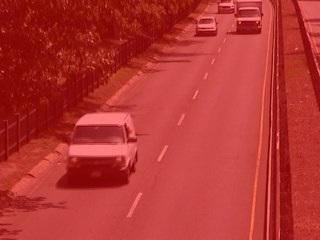
#> input picture zaw_avs_materials/lab02_cfd/highway/ROI.jpg, 320 x 240 px, given in place of in000139.jpg, which was not available; the run also reads 1 picture not shown here
$ python Exercise_2.py
#> lines starting #> are read from the running program, lines starting #| are printed output that depends on the picture; pictures that were not available may be replaced by others from this repository, and a replacement may not be noted
import numpy as np
from pathlib import Path
import cv2


#import files path
parent_dir = Path(__file__).resolve().parent.parent
parent_dir = parent_dir / "zaw_avs_materials" / "lab02_cfd" / "pedestrian"
images_dir = parent_dir / "input"
groundtruth_dir = parent_dir / "groundtruth"

class ObjectDetection:
    def __init__(self, color="red"):
#> called with color = 'red'
            self.img = self.read_frame(200)
#> in read_frame, `I = cv2.cvtColor(I, cv2.COLOR_BGR2GRAY).astype(np.float64)`: I: shape (240, 320) float64; every value is 255

            self.XX, self.YY = self.img.shape #image size
#> self.XX = 240; self.YY = 320
            self.N =  60 # buffer size

            #buffer
            self.background_model_mean = np.zeros ((self.XX, self.YY), np.uint8 )
            self.previous_background_model_mean = np.zeros ((self.XX, self.YY), np.uint8 )

            self.background_model_median = np.zeros ((self.XX, self.YY), np.float64 )
            self.previous_background_model_median = np.zeros ((self.XX, self.YY), np.float64 )
            self.a = 0.005 #weight parameter

            self.TP =0
            self.TN = 0
            self.FP = 0
            self.FN = 0


    def read_frame(self, i):
        image_path = images_dir / f'in{i:06d}.jpg'
        I = cv2.imread(image_path)
        I = cv2.cvtColor(I, cv2.COLOR_BGR2GRAY).astype(np.float64)

        return I


    def read_groundtruth(self, i):
        image_path = groundtruth_dir / f'gt{i:06d}.png'
        I = cv2.imread(image_path)
        I = cv2.cvtColor(I, cv2.COLOR_BGR2GRAY).astype(np.uint8)
        return I


    #Copy pixels from source to target where mask is white (255)
    def delet_object_pixels(self, previos_img, current_img, binary_mask):
        result = np.where(binary_mask == 0, previos_img, current_img)

        return result


    def update_background_model_mean(self, current_img, binary_mask):
        self.background_model_mean = self.delet_object_pixels(self.previous_background_model_mean, self.background_model_mean, binary_mask)
        self.background_model_mean = self.a* current_img + (1- self.a)* self.previous_background_model_mean
        self.previous_background_model_mean = self.background_model_mean

    def update_background_model_median(self, current_img):
        temp_bgm = self.background_model_median
        self.background_model_median += np.where(np.uint8(self.previous_background_model_median) > np.uint8(current_img), 1, 0)
        self.background_model_median -= np.where(np.uint8(self.previous_background_model_median) < np.uint8(current_img), 1, 0)
        self.previous_background_model_median = temp_bgm


    def calculate_indicators(self, groundtruth_img, detected_img, TP, TN, FP, FN):
        TP_M = np.logical_and((detected_img == 255), (groundtruth_img == 255)) # logical product of the matrix elements
        TP_S = np.sum(TP_M) # sum of the elements in the matrix
        TP = TP + TP_S # update of the global indicator

        TN_M = np.logical_and((detected_img == 0), (groundtruth_img == 0)) # logical product of the matrix elements
        TN_S = np.sum(TN_M) # sum of the elements in the matrix
        TN = TN + TN_S # update of the global indicator

        FP_M = np.logical_and((detected_img == 255), (groundtruth_img == 0)) # a pixel belonging to the background is detected as a pixel belonging to a foreground object
        FP_S = np.sum(FP_M) # sum of the elements in the matrix
        FP = FP + FP_S # update of the global indicator

        FN_M = np.logical_and((detected_img == 0), (groundtruth_img == 255)) # a pixel belonging to an object is detected as a pixel belonging to the background.
        FN_S = np.sum(FN_M) # sum of the elements in the matrix
        FN = FN + FN_S # update of the global indicator

        return TP, TN, FP, FN


    def morphologic_functions(self, binary_image):
        binary_image = cv2.medianBlur(binary_image, ksize=5)
        kernel = np.ones((2,2), np.uint8)
        dilated = cv2.dilate(binary_image, kernel, iterations=5)
        eroded = cv2.erode(dilated, kernel, iterations=1)

        return eroded


    def alghoritm(self):
        self.previous_background_model_mean = np.uint8(self.read_frame(139))
#> call 2 of read_frame, with i = 139
#> in read_frame, I is the input picture: shape (240, 320, 3); mean B, G, R 49.3, 52.5, 181.7
#> in read_frame (call 2), `I = cv2.cvtColor(I, cv2.COLOR_BGR2GRAY).astype(np.float64)`:
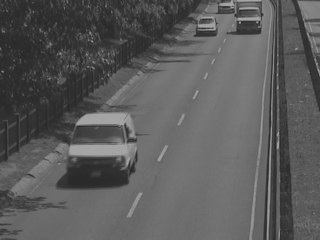
#> I: shape (240, 320) float64; min 37, max 168, mean 90.8

        # [6 lines of commented-out code are left out]
        TP =0
        TN = 0
        FP = 0
        FN = 0


        binary_image_original = np.zeros ((self.XX, self.YY), np.uint8 )


        for i in range(140, 1100, 1) :
            current_frame = np.uint8(self.read_frame(i))

            self.update_background_model_mean(current_frame, binary_image_original)
            current_frame_median = self.read_frame(i)
            self.update_background_model_median(current_frame_median)
#> in update_background_model_median, `self.background_model_median += np.where(np.uint8(self.previous_backgr..`: self.background_model_median: shape (240, 320) float64; every value is 0
#> in update_background_model_median, `self.background_model_median -= np.where(np.uint8(self.previous_backgr..`: self.background_model_median: shape (240, 320) float64; every value is -1


            mean_sub = cv2.subtract(np.uint8(self.background_model_mean), current_frame)
#> mean_sub: shape (240, 320); every value is 0
            median_sub = cv2.subtract(np.uint8(self.background_model_median), current_frame)
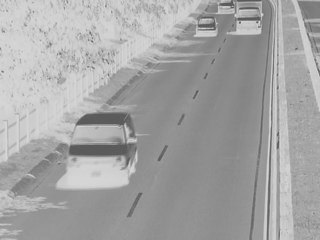
#> median_sub: shape (240, 320); min 87, max 218, mean 164.2


            mean_sub = self.morphologic_functions(mean_sub)
            median_sub = self.morphologic_functions(median_sub)
#> in morphologic_functions (call 2), `binary_image = cv2.medianBlur(binary_image, ksize=5)`:
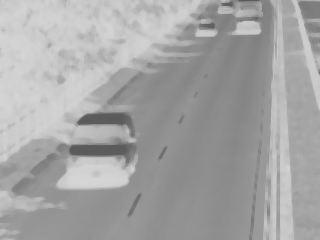
#> binary_image: shape (240, 320); min 90, max 213, mean 164.7
#> in morphologic_functions (call 2), `dilated = cv2.dilate(binary_image, kernel, iterations=5)`:
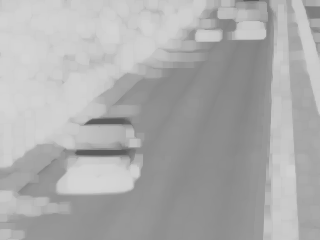
#> dilated: shape (240, 320); min 91, max 213, mean 172.2


            groundtruth_img = self.read_groundtruth(i)

            binary_image_groundtruth_img = np.where(groundtruth_img > 40, 255, 0).astype(np.uint8)
            # median_binary_image_original = np.where(median_sub > 40, 255, 0).astype(np.uint8)
            binary_image_original = np.where(mean_sub > 40, 255, 0).astype(np.uint8)

            cv2.imshow("binary_image_mean", binary_image_original)
            cv2.imshow("binary_image_groundtruth_img", binary_image_groundtruth_img)
            cv2.imshow("median_binary_image_original", binary_image_original)
            cv2.imshow("bcg", np.uint8(self.background_model_mean))
            cv2.waitKey(10)


            TP, TN, FP, FN = self.calculate_indicators(binary_image_groundtruth_img, binary_image_original, TP, TN, FP, FN)


        P = TP / (TP + FP)
        R = TP / (TP + FN)
        F1 = 2 * P * R / (P + R)

        print('P: ', P)
        print('R: ', R)
        print('F1: ', F1)


# Example usage
ObjectDetectionInstance = ObjectDetection()
#> (the run stopped early here; a loop or call above may not have finished)
